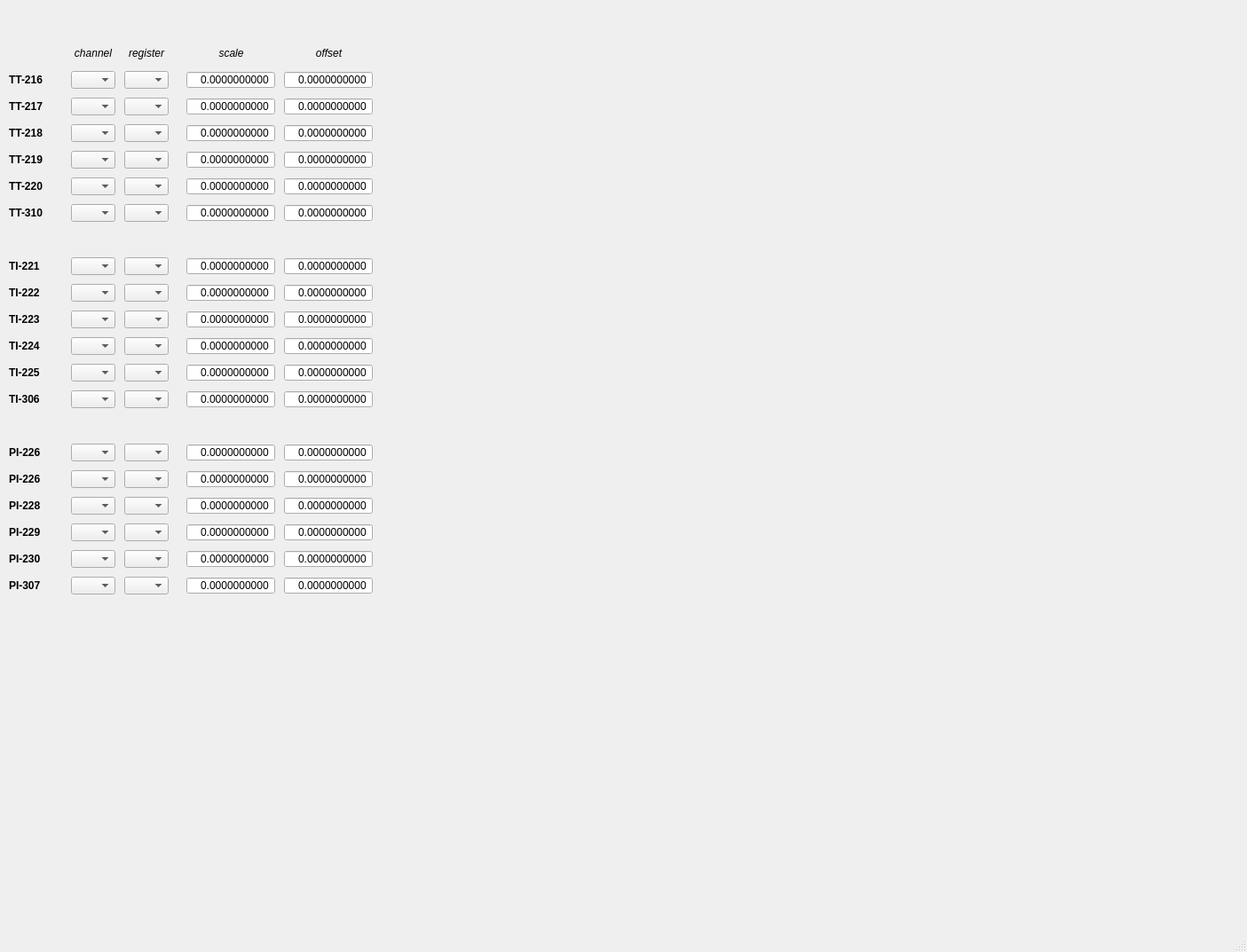
<?xml version="1.0" encoding="UTF-8"?>
<ui version="4.0">
 <class>mb_setting</class>
 <widget class="QMainWindow" name="mb_setting">
  <property name="geometry">
   <rect>
    <x>0</x>
    <y>0</y>
    <width>1405</width>
    <height>1073</height>
   </rect>
  </property>
  <property name="windowTitle">
   <string>MainWindow</string>
  </property>
  <widget class="QWidget" name="centralwidget">
   <widget class="QDoubleSpinBox" name="TT216_scale_DSB">
    <property name="geometry">
     <rect>
      <x>210</x>
      <y>80</y>
      <width>100</width>
      <height>20</height>
     </rect>
    </property>
    <property name="alignment">
     <set>Qt::AlignRight|Qt::AlignTrailing|Qt::AlignVCenter</set>
    </property>
    <property name="buttonSymbols">
     <enum>QAbstractSpinBox::NoButtons</enum>
    </property>
    <property name="decimals">
     <number>10</number>
    </property>
    <property name="singleStep">
     <double>0.000001000000000</double>
    </property>
    <property name="stepType">
     <enum>QAbstractSpinBox::AdaptiveDecimalStepType</enum>
    </property>
   </widget>
   <widget class="QLabel" name="TT216_LBL">
    <property name="geometry">
     <rect>
      <x>10</x>
      <y>80</y>
      <width>60</width>
      <height>20</height>
     </rect>
    </property>
    <property name="font">
     <font>
      <weight>75</weight>
      <bold>true</bold>
     </font>
    </property>
    <property name="text">
     <string>TT-216</string>
    </property>
   </widget>
   <widget class="QComboBox" name="TT216_ch_CB">
    <property name="geometry">
     <rect>
      <x>80</x>
      <y>80</y>
      <width>50</width>
      <height>20</height>
     </rect>
    </property>
   </widget>
   <widget class="QComboBox" name="TT216_reg_CB">
    <property name="geometry">
     <rect>
      <x>140</x>
      <y>80</y>
      <width>50</width>
      <height>20</height>
     </rect>
    </property>
   </widget>
   <widget class="QDoubleSpinBox" name="TT216_offset_DSB">
    <property name="geometry">
     <rect>
      <x>320</x>
      <y>80</y>
      <width>100</width>
      <height>20</height>
     </rect>
    </property>
    <property name="alignment">
     <set>Qt::AlignRight|Qt::AlignTrailing|Qt::AlignVCenter</set>
    </property>
    <property name="buttonSymbols">
     <enum>QAbstractSpinBox::NoButtons</enum>
    </property>
    <property name="decimals">
     <number>10</number>
    </property>
    <property name="singleStep">
     <double>0.000001000000000</double>
    </property>
    <property name="stepType">
     <enum>QAbstractSpinBox::AdaptiveDecimalStepType</enum>
    </property>
   </widget>
   <widget class="QLabel" name="channel">
    <property name="geometry">
     <rect>
      <x>80</x>
      <y>50</y>
      <width>50</width>
      <height>20</height>
     </rect>
    </property>
    <property name="font">
     <font>
      <weight>50</weight>
      <italic>true</italic>
      <bold>false</bold>
     </font>
    </property>
    <property name="text">
     <string>channel</string>
    </property>
    <property name="alignment">
     <set>Qt::AlignCenter</set>
    </property>
   </widget>
   <widget class="QLabel" name="reg">
    <property name="geometry">
     <rect>
      <x>140</x>
      <y>50</y>
      <width>50</width>
      <height>20</height>
     </rect>
    </property>
    <property name="font">
     <font>
      <weight>50</weight>
      <italic>true</italic>
      <bold>false</bold>
     </font>
    </property>
    <property name="text">
     <string>register</string>
    </property>
    <property name="alignment">
     <set>Qt::AlignCenter</set>
    </property>
   </widget>
   <widget class="QLabel" name="scale">
    <property name="geometry">
     <rect>
      <x>210</x>
      <y>50</y>
      <width>101</width>
      <height>20</height>
     </rect>
    </property>
    <property name="font">
     <font>
      <weight>50</weight>
      <italic>true</italic>
      <bold>false</bold>
     </font>
    </property>
    <property name="text">
     <string>scale</string>
    </property>
    <property name="alignment">
     <set>Qt::AlignCenter</set>
    </property>
   </widget>
   <widget class="QLabel" name="offset">
    <property name="geometry">
     <rect>
      <x>320</x>
      <y>50</y>
      <width>101</width>
      <height>20</height>
     </rect>
    </property>
    <property name="font">
     <font>
      <weight>50</weight>
      <italic>true</italic>
      <bold>false</bold>
     </font>
    </property>
    <property name="text">
     <string>offset</string>
    </property>
    <property name="alignment">
     <set>Qt::AlignCenter</set>
    </property>
   </widget>
   <widget class="QLabel" name="TT217_LBL">
    <property name="geometry">
     <rect>
      <x>10</x>
      <y>110</y>
      <width>60</width>
      <height>20</height>
     </rect>
    </property>
    <property name="font">
     <font>
      <weight>75</weight>
      <bold>true</bold>
     </font>
    </property>
    <property name="text">
     <string>TT-217</string>
    </property>
   </widget>
   <widget class="QDoubleSpinBox" name="TT217_offset_DSB">
    <property name="geometry">
     <rect>
      <x>320</x>
      <y>110</y>
      <width>100</width>
      <height>20</height>
     </rect>
    </property>
    <property name="alignment">
     <set>Qt::AlignRight|Qt::AlignTrailing|Qt::AlignVCenter</set>
    </property>
    <property name="buttonSymbols">
     <enum>QAbstractSpinBox::NoButtons</enum>
    </property>
    <property name="decimals">
     <number>10</number>
    </property>
    <property name="singleStep">
     <double>0.000001000000000</double>
    </property>
    <property name="stepType">
     <enum>QAbstractSpinBox::AdaptiveDecimalStepType</enum>
    </property>
   </widget>
   <widget class="QComboBox" name="TT217_reg_CB">
    <property name="geometry">
     <rect>
      <x>140</x>
      <y>110</y>
      <width>50</width>
      <height>20</height>
     </rect>
    </property>
   </widget>
   <widget class="QDoubleSpinBox" name="TT217_scale_DSB">
    <property name="geometry">
     <rect>
      <x>210</x>
      <y>110</y>
      <width>100</width>
      <height>20</height>
     </rect>
    </property>
    <property name="alignment">
     <set>Qt::AlignRight|Qt::AlignTrailing|Qt::AlignVCenter</set>
    </property>
    <property name="buttonSymbols">
     <enum>QAbstractSpinBox::NoButtons</enum>
    </property>
    <property name="decimals">
     <number>10</number>
    </property>
    <property name="singleStep">
     <double>0.000001000000000</double>
    </property>
    <property name="stepType">
     <enum>QAbstractSpinBox::AdaptiveDecimalStepType</enum>
    </property>
   </widget>
   <widget class="QComboBox" name="TT217_ch_CB">
    <property name="geometry">
     <rect>
      <x>80</x>
      <y>110</y>
      <width>50</width>
      <height>20</height>
     </rect>
    </property>
   </widget>
   <widget class="QComboBox" name="TT219_ch_CB">
    <property name="geometry">
     <rect>
      <x>80</x>
      <y>170</y>
      <width>50</width>
      <height>20</height>
     </rect>
    </property>
   </widget>
   <widget class="QComboBox" name="TT218_reg_CB">
    <property name="geometry">
     <rect>
      <x>140</x>
      <y>140</y>
      <width>50</width>
      <height>20</height>
     </rect>
    </property>
   </widget>
   <widget class="QDoubleSpinBox" name="TT218_offset_DSB">
    <property name="geometry">
     <rect>
      <x>320</x>
      <y>140</y>
      <width>100</width>
      <height>20</height>
     </rect>
    </property>
    <property name="alignment">
     <set>Qt::AlignRight|Qt::AlignTrailing|Qt::AlignVCenter</set>
    </property>
    <property name="buttonSymbols">
     <enum>QAbstractSpinBox::NoButtons</enum>
    </property>
    <property name="decimals">
     <number>10</number>
    </property>
    <property name="singleStep">
     <double>0.000001000000000</double>
    </property>
    <property name="stepType">
     <enum>QAbstractSpinBox::AdaptiveDecimalStepType</enum>
    </property>
   </widget>
   <widget class="QDoubleSpinBox" name="TT218_scale_DSB">
    <property name="geometry">
     <rect>
      <x>210</x>
      <y>140</y>
      <width>100</width>
      <height>20</height>
     </rect>
    </property>
    <property name="alignment">
     <set>Qt::AlignRight|Qt::AlignTrailing|Qt::AlignVCenter</set>
    </property>
    <property name="buttonSymbols">
     <enum>QAbstractSpinBox::NoButtons</enum>
    </property>
    <property name="decimals">
     <number>10</number>
    </property>
    <property name="singleStep">
     <double>0.000001000000000</double>
    </property>
    <property name="stepType">
     <enum>QAbstractSpinBox::AdaptiveDecimalStepType</enum>
    </property>
   </widget>
   <widget class="QComboBox" name="TT219_reg_CB">
    <property name="geometry">
     <rect>
      <x>140</x>
      <y>170</y>
      <width>50</width>
      <height>20</height>
     </rect>
    </property>
   </widget>
   <widget class="QLabel" name="TT219_LBL">
    <property name="geometry">
     <rect>
      <x>10</x>
      <y>170</y>
      <width>60</width>
      <height>20</height>
     </rect>
    </property>
    <property name="font">
     <font>
      <weight>75</weight>
      <bold>true</bold>
     </font>
    </property>
    <property name="text">
     <string>TT-219</string>
    </property>
   </widget>
   <widget class="QDoubleSpinBox" name="TT219_scale_DSB">
    <property name="geometry">
     <rect>
      <x>210</x>
      <y>170</y>
      <width>100</width>
      <height>20</height>
     </rect>
    </property>
    <property name="alignment">
     <set>Qt::AlignRight|Qt::AlignTrailing|Qt::AlignVCenter</set>
    </property>
    <property name="buttonSymbols">
     <enum>QAbstractSpinBox::NoButtons</enum>
    </property>
    <property name="decimals">
     <number>10</number>
    </property>
    <property name="singleStep">
     <double>0.000001000000000</double>
    </property>
    <property name="stepType">
     <enum>QAbstractSpinBox::AdaptiveDecimalStepType</enum>
    </property>
   </widget>
   <widget class="QComboBox" name="TT218_ch_CB">
    <property name="geometry">
     <rect>
      <x>80</x>
      <y>140</y>
      <width>50</width>
      <height>20</height>
     </rect>
    </property>
   </widget>
   <widget class="QDoubleSpinBox" name="TT219_offset_DSB">
    <property name="geometry">
     <rect>
      <x>320</x>
      <y>170</y>
      <width>100</width>
      <height>20</height>
     </rect>
    </property>
    <property name="alignment">
     <set>Qt::AlignRight|Qt::AlignTrailing|Qt::AlignVCenter</set>
    </property>
    <property name="buttonSymbols">
     <enum>QAbstractSpinBox::NoButtons</enum>
    </property>
    <property name="decimals">
     <number>10</number>
    </property>
    <property name="singleStep">
     <double>0.000001000000000</double>
    </property>
    <property name="stepType">
     <enum>QAbstractSpinBox::AdaptiveDecimalStepType</enum>
    </property>
   </widget>
   <widget class="QLabel" name="TT218_LBL">
    <property name="geometry">
     <rect>
      <x>10</x>
      <y>140</y>
      <width>60</width>
      <height>20</height>
     </rect>
    </property>
    <property name="font">
     <font>
      <weight>75</weight>
      <bold>true</bold>
     </font>
    </property>
    <property name="text">
     <string>TT-218</string>
    </property>
   </widget>
   <widget class="QDoubleSpinBox" name="TT220_offset_DSB">
    <property name="geometry">
     <rect>
      <x>320</x>
      <y>200</y>
      <width>100</width>
      <height>20</height>
     </rect>
    </property>
    <property name="alignment">
     <set>Qt::AlignRight|Qt::AlignTrailing|Qt::AlignVCenter</set>
    </property>
    <property name="buttonSymbols">
     <enum>QAbstractSpinBox::NoButtons</enum>
    </property>
    <property name="decimals">
     <number>10</number>
    </property>
    <property name="singleStep">
     <double>0.000001000000000</double>
    </property>
    <property name="stepType">
     <enum>QAbstractSpinBox::AdaptiveDecimalStepType</enum>
    </property>
   </widget>
   <widget class="QDoubleSpinBox" name="TT220_scale_DSB">
    <property name="geometry">
     <rect>
      <x>210</x>
      <y>200</y>
      <width>100</width>
      <height>20</height>
     </rect>
    </property>
    <property name="alignment">
     <set>Qt::AlignRight|Qt::AlignTrailing|Qt::AlignVCenter</set>
    </property>
    <property name="buttonSymbols">
     <enum>QAbstractSpinBox::NoButtons</enum>
    </property>
    <property name="decimals">
     <number>10</number>
    </property>
    <property name="singleStep">
     <double>0.000001000000000</double>
    </property>
    <property name="stepType">
     <enum>QAbstractSpinBox::AdaptiveDecimalStepType</enum>
    </property>
   </widget>
   <widget class="QComboBox" name="TT310_reg_CB">
    <property name="geometry">
     <rect>
      <x>140</x>
      <y>230</y>
      <width>50</width>
      <height>20</height>
     </rect>
    </property>
   </widget>
   <widget class="QDoubleSpinBox" name="TT310_offset_DSB">
    <property name="geometry">
     <rect>
      <x>320</x>
      <y>230</y>
      <width>100</width>
      <height>20</height>
     </rect>
    </property>
    <property name="alignment">
     <set>Qt::AlignRight|Qt::AlignTrailing|Qt::AlignVCenter</set>
    </property>
    <property name="buttonSymbols">
     <enum>QAbstractSpinBox::NoButtons</enum>
    </property>
    <property name="decimals">
     <number>10</number>
    </property>
    <property name="singleStep">
     <double>0.000001000000000</double>
    </property>
    <property name="stepType">
     <enum>QAbstractSpinBox::AdaptiveDecimalStepType</enum>
    </property>
   </widget>
   <widget class="QComboBox" name="TT310_ch_CB">
    <property name="geometry">
     <rect>
      <x>80</x>
      <y>230</y>
      <width>50</width>
      <height>20</height>
     </rect>
    </property>
   </widget>
   <widget class="QLabel" name="TT220_LBL">
    <property name="geometry">
     <rect>
      <x>10</x>
      <y>200</y>
      <width>60</width>
      <height>20</height>
     </rect>
    </property>
    <property name="font">
     <font>
      <weight>75</weight>
      <bold>true</bold>
     </font>
    </property>
    <property name="text">
     <string>TT-220</string>
    </property>
   </widget>
   <widget class="QComboBox" name="TT220_reg_CB">
    <property name="geometry">
     <rect>
      <x>140</x>
      <y>200</y>
      <width>50</width>
      <height>20</height>
     </rect>
    </property>
   </widget>
   <widget class="QLabel" name="TT310_LBL">
    <property name="geometry">
     <rect>
      <x>10</x>
      <y>230</y>
      <width>60</width>
      <height>20</height>
     </rect>
    </property>
    <property name="font">
     <font>
      <weight>75</weight>
      <bold>true</bold>
     </font>
    </property>
    <property name="text">
     <string>TT-310</string>
    </property>
   </widget>
   <widget class="QDoubleSpinBox" name="TT310_scale_DSB">
    <property name="geometry">
     <rect>
      <x>210</x>
      <y>230</y>
      <width>100</width>
      <height>20</height>
     </rect>
    </property>
    <property name="alignment">
     <set>Qt::AlignRight|Qt::AlignTrailing|Qt::AlignVCenter</set>
    </property>
    <property name="buttonSymbols">
     <enum>QAbstractSpinBox::NoButtons</enum>
    </property>
    <property name="decimals">
     <number>10</number>
    </property>
    <property name="singleStep">
     <double>0.000001000000000</double>
    </property>
    <property name="stepType">
     <enum>QAbstractSpinBox::AdaptiveDecimalStepType</enum>
    </property>
   </widget>
   <widget class="QComboBox" name="TT220_ch_CB">
    <property name="geometry">
     <rect>
      <x>80</x>
      <y>200</y>
      <width>50</width>
      <height>20</height>
     </rect>
    </property>
   </widget>
   <widget class="QDoubleSpinBox" name="TI221_offset_DSB">
    <property name="geometry">
     <rect>
      <x>320</x>
      <y>290</y>
      <width>100</width>
      <height>20</height>
     </rect>
    </property>
    <property name="alignment">
     <set>Qt::AlignRight|Qt::AlignTrailing|Qt::AlignVCenter</set>
    </property>
    <property name="buttonSymbols">
     <enum>QAbstractSpinBox::NoButtons</enum>
    </property>
    <property name="decimals">
     <number>10</number>
    </property>
    <property name="singleStep">
     <double>0.000001000000000</double>
    </property>
    <property name="stepType">
     <enum>QAbstractSpinBox::AdaptiveDecimalStepType</enum>
    </property>
   </widget>
   <widget class="QComboBox" name="TI221_reg_CB">
    <property name="geometry">
     <rect>
      <x>140</x>
      <y>290</y>
      <width>50</width>
      <height>20</height>
     </rect>
    </property>
   </widget>
   <widget class="QDoubleSpinBox" name="TI221_scale_DSB">
    <property name="geometry">
     <rect>
      <x>210</x>
      <y>290</y>
      <width>100</width>
      <height>20</height>
     </rect>
    </property>
    <property name="alignment">
     <set>Qt::AlignRight|Qt::AlignTrailing|Qt::AlignVCenter</set>
    </property>
    <property name="buttonSymbols">
     <enum>QAbstractSpinBox::NoButtons</enum>
    </property>
    <property name="decimals">
     <number>10</number>
    </property>
    <property name="singleStep">
     <double>0.000001000000000</double>
    </property>
    <property name="stepType">
     <enum>QAbstractSpinBox::AdaptiveDecimalStepType</enum>
    </property>
   </widget>
   <widget class="QComboBox" name="TI221_ch_CB">
    <property name="geometry">
     <rect>
      <x>80</x>
      <y>290</y>
      <width>50</width>
      <height>20</height>
     </rect>
    </property>
   </widget>
   <widget class="QLabel" name="TI221_LBL">
    <property name="geometry">
     <rect>
      <x>10</x>
      <y>290</y>
      <width>60</width>
      <height>20</height>
     </rect>
    </property>
    <property name="font">
     <font>
      <weight>75</weight>
      <bold>true</bold>
     </font>
    </property>
    <property name="text">
     <string>TI-221</string>
    </property>
   </widget>
   <widget class="QLabel" name="TI306_LBL">
    <property name="geometry">
     <rect>
      <x>10</x>
      <y>440</y>
      <width>60</width>
      <height>20</height>
     </rect>
    </property>
    <property name="font">
     <font>
      <weight>75</weight>
      <bold>true</bold>
     </font>
    </property>
    <property name="text">
     <string>TI-306</string>
    </property>
   </widget>
   <widget class="QDoubleSpinBox" name="TI306_offset_DSB">
    <property name="geometry">
     <rect>
      <x>320</x>
      <y>440</y>
      <width>100</width>
      <height>20</height>
     </rect>
    </property>
    <property name="alignment">
     <set>Qt::AlignRight|Qt::AlignTrailing|Qt::AlignVCenter</set>
    </property>
    <property name="buttonSymbols">
     <enum>QAbstractSpinBox::NoButtons</enum>
    </property>
    <property name="decimals">
     <number>10</number>
    </property>
    <property name="singleStep">
     <double>0.000001000000000</double>
    </property>
    <property name="stepType">
     <enum>QAbstractSpinBox::AdaptiveDecimalStepType</enum>
    </property>
   </widget>
   <widget class="QComboBox" name="TI306_reg_CB">
    <property name="geometry">
     <rect>
      <x>140</x>
      <y>440</y>
      <width>50</width>
      <height>20</height>
     </rect>
    </property>
   </widget>
   <widget class="QComboBox" name="TI306_ch_CB">
    <property name="geometry">
     <rect>
      <x>80</x>
      <y>440</y>
      <width>50</width>
      <height>20</height>
     </rect>
    </property>
   </widget>
   <widget class="QDoubleSpinBox" name="TI306_scale_DSB">
    <property name="geometry">
     <rect>
      <x>210</x>
      <y>440</y>
      <width>100</width>
      <height>20</height>
     </rect>
    </property>
    <property name="alignment">
     <set>Qt::AlignRight|Qt::AlignTrailing|Qt::AlignVCenter</set>
    </property>
    <property name="buttonSymbols">
     <enum>QAbstractSpinBox::NoButtons</enum>
    </property>
    <property name="decimals">
     <number>10</number>
    </property>
    <property name="singleStep">
     <double>0.000001000000000</double>
    </property>
    <property name="stepType">
     <enum>QAbstractSpinBox::AdaptiveDecimalStepType</enum>
    </property>
   </widget>
   <widget class="QLabel" name="TI225_LBL">
    <property name="geometry">
     <rect>
      <x>10</x>
      <y>410</y>
      <width>60</width>
      <height>20</height>
     </rect>
    </property>
    <property name="font">
     <font>
      <weight>75</weight>
      <bold>true</bold>
     </font>
    </property>
    <property name="text">
     <string>TI-225</string>
    </property>
   </widget>
   <widget class="QDoubleSpinBox" name="TI225_offset_DSB">
    <property name="geometry">
     <rect>
      <x>320</x>
      <y>410</y>
      <width>100</width>
      <height>20</height>
     </rect>
    </property>
    <property name="alignment">
     <set>Qt::AlignRight|Qt::AlignTrailing|Qt::AlignVCenter</set>
    </property>
    <property name="buttonSymbols">
     <enum>QAbstractSpinBox::NoButtons</enum>
    </property>
    <property name="decimals">
     <number>10</number>
    </property>
    <property name="singleStep">
     <double>0.000001000000000</double>
    </property>
    <property name="stepType">
     <enum>QAbstractSpinBox::AdaptiveDecimalStepType</enum>
    </property>
   </widget>
   <widget class="QComboBox" name="TI225_reg_CB">
    <property name="geometry">
     <rect>
      <x>140</x>
      <y>410</y>
      <width>50</width>
      <height>20</height>
     </rect>
    </property>
   </widget>
   <widget class="QComboBox" name="TI225_ch_CB">
    <property name="geometry">
     <rect>
      <x>80</x>
      <y>410</y>
      <width>50</width>
      <height>20</height>
     </rect>
    </property>
   </widget>
   <widget class="QDoubleSpinBox" name="TI225_scale_DSB">
    <property name="geometry">
     <rect>
      <x>210</x>
      <y>410</y>
      <width>100</width>
      <height>20</height>
     </rect>
    </property>
    <property name="alignment">
     <set>Qt::AlignRight|Qt::AlignTrailing|Qt::AlignVCenter</set>
    </property>
    <property name="buttonSymbols">
     <enum>QAbstractSpinBox::NoButtons</enum>
    </property>
    <property name="decimals">
     <number>10</number>
    </property>
    <property name="singleStep">
     <double>0.000001000000000</double>
    </property>
    <property name="stepType">
     <enum>QAbstractSpinBox::AdaptiveDecimalStepType</enum>
    </property>
   </widget>
   <widget class="QLabel" name="TI224_LBL">
    <property name="geometry">
     <rect>
      <x>10</x>
      <y>380</y>
      <width>60</width>
      <height>20</height>
     </rect>
    </property>
    <property name="font">
     <font>
      <weight>75</weight>
      <bold>true</bold>
     </font>
    </property>
    <property name="text">
     <string>TI-224</string>
    </property>
   </widget>
   <widget class="QDoubleSpinBox" name="TI224_offset_DSB">
    <property name="geometry">
     <rect>
      <x>320</x>
      <y>380</y>
      <width>100</width>
      <height>20</height>
     </rect>
    </property>
    <property name="alignment">
     <set>Qt::AlignRight|Qt::AlignTrailing|Qt::AlignVCenter</set>
    </property>
    <property name="buttonSymbols">
     <enum>QAbstractSpinBox::NoButtons</enum>
    </property>
    <property name="decimals">
     <number>10</number>
    </property>
    <property name="singleStep">
     <double>0.000001000000000</double>
    </property>
    <property name="stepType">
     <enum>QAbstractSpinBox::AdaptiveDecimalStepType</enum>
    </property>
   </widget>
   <widget class="QComboBox" name="TI224_reg_CB">
    <property name="geometry">
     <rect>
      <x>140</x>
      <y>380</y>
      <width>50</width>
      <height>20</height>
     </rect>
    </property>
   </widget>
   <widget class="QComboBox" name="TI224_ch_CB">
    <property name="geometry">
     <rect>
      <x>80</x>
      <y>380</y>
      <width>50</width>
      <height>20</height>
     </rect>
    </property>
   </widget>
   <widget class="QDoubleSpinBox" name="TI224_scale_DSB">
    <property name="geometry">
     <rect>
      <x>210</x>
      <y>380</y>
      <width>100</width>
      <height>20</height>
     </rect>
    </property>
    <property name="alignment">
     <set>Qt::AlignRight|Qt::AlignTrailing|Qt::AlignVCenter</set>
    </property>
    <property name="buttonSymbols">
     <enum>QAbstractSpinBox::NoButtons</enum>
    </property>
    <property name="decimals">
     <number>10</number>
    </property>
    <property name="singleStep">
     <double>0.000001000000000</double>
    </property>
    <property name="stepType">
     <enum>QAbstractSpinBox::AdaptiveDecimalStepType</enum>
    </property>
   </widget>
   <widget class="QLabel" name="TI223_LBL">
    <property name="geometry">
     <rect>
      <x>10</x>
      <y>350</y>
      <width>60</width>
      <height>20</height>
     </rect>
    </property>
    <property name="font">
     <font>
      <weight>75</weight>
      <bold>true</bold>
     </font>
    </property>
    <property name="text">
     <string>TI-223</string>
    </property>
   </widget>
   <widget class="QDoubleSpinBox" name="TI223_offset_DSB">
    <property name="geometry">
     <rect>
      <x>320</x>
      <y>350</y>
      <width>100</width>
      <height>20</height>
     </rect>
    </property>
    <property name="alignment">
     <set>Qt::AlignRight|Qt::AlignTrailing|Qt::AlignVCenter</set>
    </property>
    <property name="buttonSymbols">
     <enum>QAbstractSpinBox::NoButtons</enum>
    </property>
    <property name="decimals">
     <number>10</number>
    </property>
    <property name="singleStep">
     <double>0.000001000000000</double>
    </property>
    <property name="stepType">
     <enum>QAbstractSpinBox::AdaptiveDecimalStepType</enum>
    </property>
   </widget>
   <widget class="QComboBox" name="TI223_reg_CB">
    <property name="geometry">
     <rect>
      <x>140</x>
      <y>350</y>
      <width>50</width>
      <height>20</height>
     </rect>
    </property>
   </widget>
   <widget class="QComboBox" name="TI223_ch_CB">
    <property name="geometry">
     <rect>
      <x>80</x>
      <y>350</y>
      <width>50</width>
      <height>20</height>
     </rect>
    </property>
   </widget>
   <widget class="QDoubleSpinBox" name="TI223_scale_DSB">
    <property name="geometry">
     <rect>
      <x>210</x>
      <y>350</y>
      <width>100</width>
      <height>20</height>
     </rect>
    </property>
    <property name="alignment">
     <set>Qt::AlignRight|Qt::AlignTrailing|Qt::AlignVCenter</set>
    </property>
    <property name="buttonSymbols">
     <enum>QAbstractSpinBox::NoButtons</enum>
    </property>
    <property name="decimals">
     <number>10</number>
    </property>
    <property name="singleStep">
     <double>0.000001000000000</double>
    </property>
    <property name="stepType">
     <enum>QAbstractSpinBox::AdaptiveDecimalStepType</enum>
    </property>
   </widget>
   <widget class="QLabel" name="TI222_LBL">
    <property name="geometry">
     <rect>
      <x>10</x>
      <y>320</y>
      <width>60</width>
      <height>20</height>
     </rect>
    </property>
    <property name="font">
     <font>
      <weight>75</weight>
      <bold>true</bold>
     </font>
    </property>
    <property name="text">
     <string>TI-222</string>
    </property>
   </widget>
   <widget class="QDoubleSpinBox" name="TI222_offset_DSB">
    <property name="geometry">
     <rect>
      <x>320</x>
      <y>320</y>
      <width>100</width>
      <height>20</height>
     </rect>
    </property>
    <property name="alignment">
     <set>Qt::AlignRight|Qt::AlignTrailing|Qt::AlignVCenter</set>
    </property>
    <property name="buttonSymbols">
     <enum>QAbstractSpinBox::NoButtons</enum>
    </property>
    <property name="decimals">
     <number>10</number>
    </property>
    <property name="singleStep">
     <double>0.000001000000000</double>
    </property>
    <property name="stepType">
     <enum>QAbstractSpinBox::AdaptiveDecimalStepType</enum>
    </property>
   </widget>
   <widget class="QComboBox" name="TI222_reg_CB">
    <property name="geometry">
     <rect>
      <x>140</x>
      <y>320</y>
      <width>50</width>
      <height>20</height>
     </rect>
    </property>
   </widget>
   <widget class="QComboBox" name="TI222_ch_CB">
    <property name="geometry">
     <rect>
      <x>80</x>
      <y>320</y>
      <width>50</width>
      <height>20</height>
     </rect>
    </property>
   </widget>
   <widget class="QDoubleSpinBox" name="TI222_scale_DSB">
    <property name="geometry">
     <rect>
      <x>210</x>
      <y>320</y>
      <width>100</width>
      <height>20</height>
     </rect>
    </property>
    <property name="alignment">
     <set>Qt::AlignRight|Qt::AlignTrailing|Qt::AlignVCenter</set>
    </property>
    <property name="buttonSymbols">
     <enum>QAbstractSpinBox::NoButtons</enum>
    </property>
    <property name="decimals">
     <number>10</number>
    </property>
    <property name="singleStep">
     <double>0.000001000000000</double>
    </property>
    <property name="stepType">
     <enum>QAbstractSpinBox::AdaptiveDecimalStepType</enum>
    </property>
   </widget>
   <widget class="QLabel" name="PI226_LBL">
    <property name="geometry">
     <rect>
      <x>10</x>
      <y>500</y>
      <width>60</width>
      <height>20</height>
     </rect>
    </property>
    <property name="font">
     <font>
      <weight>75</weight>
      <bold>true</bold>
     </font>
    </property>
    <property name="text">
     <string>PI-226</string>
    </property>
   </widget>
   <widget class="QDoubleSpinBox" name="PI226_offset_DSB">
    <property name="geometry">
     <rect>
      <x>320</x>
      <y>500</y>
      <width>100</width>
      <height>20</height>
     </rect>
    </property>
    <property name="alignment">
     <set>Qt::AlignRight|Qt::AlignTrailing|Qt::AlignVCenter</set>
    </property>
    <property name="buttonSymbols">
     <enum>QAbstractSpinBox::NoButtons</enum>
    </property>
    <property name="decimals">
     <number>10</number>
    </property>
    <property name="singleStep">
     <double>0.000001000000000</double>
    </property>
    <property name="stepType">
     <enum>QAbstractSpinBox::AdaptiveDecimalStepType</enum>
    </property>
   </widget>
   <widget class="QComboBox" name="PI226_reg_CB">
    <property name="geometry">
     <rect>
      <x>140</x>
      <y>500</y>
      <width>50</width>
      <height>20</height>
     </rect>
    </property>
   </widget>
   <widget class="QComboBox" name="PI226_ch_CB">
    <property name="geometry">
     <rect>
      <x>80</x>
      <y>500</y>
      <width>50</width>
      <height>20</height>
     </rect>
    </property>
   </widget>
   <widget class="QDoubleSpinBox" name="PI226_scale_DSB">
    <property name="geometry">
     <rect>
      <x>210</x>
      <y>500</y>
      <width>100</width>
      <height>20</height>
     </rect>
    </property>
    <property name="alignment">
     <set>Qt::AlignRight|Qt::AlignTrailing|Qt::AlignVCenter</set>
    </property>
    <property name="buttonSymbols">
     <enum>QAbstractSpinBox::NoButtons</enum>
    </property>
    <property name="decimals">
     <number>10</number>
    </property>
    <property name="singleStep">
     <double>0.000001000000000</double>
    </property>
    <property name="stepType">
     <enum>QAbstractSpinBox::AdaptiveDecimalStepType</enum>
    </property>
   </widget>
   <widget class="QComboBox" name="PI307_reg_CB">
    <property name="geometry">
     <rect>
      <x>140</x>
      <y>650</y>
      <width>50</width>
      <height>20</height>
     </rect>
    </property>
   </widget>
   <widget class="QDoubleSpinBox" name="PI307_scale_DSB">
    <property name="geometry">
     <rect>
      <x>210</x>
      <y>650</y>
      <width>100</width>
      <height>20</height>
     </rect>
    </property>
    <property name="alignment">
     <set>Qt::AlignRight|Qt::AlignTrailing|Qt::AlignVCenter</set>
    </property>
    <property name="buttonSymbols">
     <enum>QAbstractSpinBox::NoButtons</enum>
    </property>
    <property name="decimals">
     <number>10</number>
    </property>
    <property name="singleStep">
     <double>0.000001000000000</double>
    </property>
    <property name="stepType">
     <enum>QAbstractSpinBox::AdaptiveDecimalStepType</enum>
    </property>
   </widget>
   <widget class="QLabel" name="PI307_LBL">
    <property name="geometry">
     <rect>
      <x>10</x>
      <y>650</y>
      <width>60</width>
      <height>20</height>
     </rect>
    </property>
    <property name="font">
     <font>
      <weight>75</weight>
      <bold>true</bold>
     </font>
    </property>
    <property name="text">
     <string>PI-307</string>
    </property>
   </widget>
   <widget class="QDoubleSpinBox" name="PI307_offset_DSB">
    <property name="geometry">
     <rect>
      <x>320</x>
      <y>650</y>
      <width>100</width>
      <height>20</height>
     </rect>
    </property>
    <property name="alignment">
     <set>Qt::AlignRight|Qt::AlignTrailing|Qt::AlignVCenter</set>
    </property>
    <property name="buttonSymbols">
     <enum>QAbstractSpinBox::NoButtons</enum>
    </property>
    <property name="decimals">
     <number>10</number>
    </property>
    <property name="singleStep">
     <double>0.000001000000000</double>
    </property>
    <property name="stepType">
     <enum>QAbstractSpinBox::AdaptiveDecimalStepType</enum>
    </property>
   </widget>
   <widget class="QComboBox" name="PI307_ch_CB">
    <property name="geometry">
     <rect>
      <x>80</x>
      <y>650</y>
      <width>50</width>
      <height>20</height>
     </rect>
    </property>
   </widget>
   <widget class="QDoubleSpinBox" name="PI230_scale_DSB">
    <property name="geometry">
     <rect>
      <x>210</x>
      <y>620</y>
      <width>100</width>
      <height>20</height>
     </rect>
    </property>
    <property name="alignment">
     <set>Qt::AlignRight|Qt::AlignTrailing|Qt::AlignVCenter</set>
    </property>
    <property name="buttonSymbols">
     <enum>QAbstractSpinBox::NoButtons</enum>
    </property>
    <property name="decimals">
     <number>10</number>
    </property>
    <property name="singleStep">
     <double>0.000001000000000</double>
    </property>
    <property name="stepType">
     <enum>QAbstractSpinBox::AdaptiveDecimalStepType</enum>
    </property>
   </widget>
   <widget class="QLabel" name="PI230_LBL">
    <property name="geometry">
     <rect>
      <x>10</x>
      <y>620</y>
      <width>60</width>
      <height>20</height>
     </rect>
    </property>
    <property name="font">
     <font>
      <weight>75</weight>
      <bold>true</bold>
     </font>
    </property>
    <property name="text">
     <string>PI-230</string>
    </property>
   </widget>
   <widget class="QDoubleSpinBox" name="PI230_offset_DSB">
    <property name="geometry">
     <rect>
      <x>320</x>
      <y>620</y>
      <width>100</width>
      <height>20</height>
     </rect>
    </property>
    <property name="alignment">
     <set>Qt::AlignRight|Qt::AlignTrailing|Qt::AlignVCenter</set>
    </property>
    <property name="buttonSymbols">
     <enum>QAbstractSpinBox::NoButtons</enum>
    </property>
    <property name="decimals">
     <number>10</number>
    </property>
    <property name="singleStep">
     <double>0.000001000000000</double>
    </property>
    <property name="stepType">
     <enum>QAbstractSpinBox::AdaptiveDecimalStepType</enum>
    </property>
   </widget>
   <widget class="QComboBox" name="PI230_ch_CB">
    <property name="geometry">
     <rect>
      <x>80</x>
      <y>620</y>
      <width>50</width>
      <height>20</height>
     </rect>
    </property>
   </widget>
   <widget class="QComboBox" name="PI230_reg_CB">
    <property name="geometry">
     <rect>
      <x>140</x>
      <y>620</y>
      <width>50</width>
      <height>20</height>
     </rect>
    </property>
   </widget>
   <widget class="QDoubleSpinBox" name="PI229_scale_DSB">
    <property name="geometry">
     <rect>
      <x>210</x>
      <y>590</y>
      <width>100</width>
      <height>20</height>
     </rect>
    </property>
    <property name="alignment">
     <set>Qt::AlignRight|Qt::AlignTrailing|Qt::AlignVCenter</set>
    </property>
    <property name="buttonSymbols">
     <enum>QAbstractSpinBox::NoButtons</enum>
    </property>
    <property name="decimals">
     <number>10</number>
    </property>
    <property name="singleStep">
     <double>0.000001000000000</double>
    </property>
    <property name="stepType">
     <enum>QAbstractSpinBox::AdaptiveDecimalStepType</enum>
    </property>
   </widget>
   <widget class="QLabel" name="PI229_LBL">
    <property name="geometry">
     <rect>
      <x>10</x>
      <y>590</y>
      <width>60</width>
      <height>20</height>
     </rect>
    </property>
    <property name="font">
     <font>
      <weight>75</weight>
      <bold>true</bold>
     </font>
    </property>
    <property name="text">
     <string>PI-229</string>
    </property>
   </widget>
   <widget class="QDoubleSpinBox" name="PI229_offset_DSB">
    <property name="geometry">
     <rect>
      <x>320</x>
      <y>590</y>
      <width>100</width>
      <height>20</height>
     </rect>
    </property>
    <property name="alignment">
     <set>Qt::AlignRight|Qt::AlignTrailing|Qt::AlignVCenter</set>
    </property>
    <property name="buttonSymbols">
     <enum>QAbstractSpinBox::NoButtons</enum>
    </property>
    <property name="decimals">
     <number>10</number>
    </property>
    <property name="singleStep">
     <double>0.000001000000000</double>
    </property>
    <property name="stepType">
     <enum>QAbstractSpinBox::AdaptiveDecimalStepType</enum>
    </property>
   </widget>
   <widget class="QComboBox" name="PI229_ch_CB">
    <property name="geometry">
     <rect>
      <x>80</x>
      <y>590</y>
      <width>50</width>
      <height>20</height>
     </rect>
    </property>
   </widget>
   <widget class="QComboBox" name="PI229_reg_CB">
    <property name="geometry">
     <rect>
      <x>140</x>
      <y>590</y>
      <width>50</width>
      <height>20</height>
     </rect>
    </property>
   </widget>
   <widget class="QDoubleSpinBox" name="PI228_scale_DSB">
    <property name="geometry">
     <rect>
      <x>210</x>
      <y>560</y>
      <width>100</width>
      <height>20</height>
     </rect>
    </property>
    <property name="alignment">
     <set>Qt::AlignRight|Qt::AlignTrailing|Qt::AlignVCenter</set>
    </property>
    <property name="buttonSymbols">
     <enum>QAbstractSpinBox::NoButtons</enum>
    </property>
    <property name="decimals">
     <number>10</number>
    </property>
    <property name="singleStep">
     <double>0.000001000000000</double>
    </property>
    <property name="stepType">
     <enum>QAbstractSpinBox::AdaptiveDecimalStepType</enum>
    </property>
   </widget>
   <widget class="QLabel" name="PI228_LBL">
    <property name="geometry">
     <rect>
      <x>10</x>
      <y>560</y>
      <width>60</width>
      <height>20</height>
     </rect>
    </property>
    <property name="font">
     <font>
      <weight>75</weight>
      <bold>true</bold>
     </font>
    </property>
    <property name="text">
     <string>PI-228</string>
    </property>
   </widget>
   <widget class="QDoubleSpinBox" name="PI228_offset_DSB">
    <property name="geometry">
     <rect>
      <x>320</x>
      <y>560</y>
      <width>100</width>
      <height>20</height>
     </rect>
    </property>
    <property name="alignment">
     <set>Qt::AlignRight|Qt::AlignTrailing|Qt::AlignVCenter</set>
    </property>
    <property name="buttonSymbols">
     <enum>QAbstractSpinBox::NoButtons</enum>
    </property>
    <property name="decimals">
     <number>10</number>
    </property>
    <property name="singleStep">
     <double>0.000001000000000</double>
    </property>
    <property name="stepType">
     <enum>QAbstractSpinBox::AdaptiveDecimalStepType</enum>
    </property>
   </widget>
   <widget class="QComboBox" name="PI228_ch_CB">
    <property name="geometry">
     <rect>
      <x>80</x>
      <y>560</y>
      <width>50</width>
      <height>20</height>
     </rect>
    </property>
   </widget>
   <widget class="QComboBox" name="PI228_reg_CB">
    <property name="geometry">
     <rect>
      <x>140</x>
      <y>560</y>
      <width>50</width>
      <height>20</height>
     </rect>
    </property>
   </widget>
   <widget class="QDoubleSpinBox" name="PI227_scale_DSB">
    <property name="geometry">
     <rect>
      <x>210</x>
      <y>530</y>
      <width>100</width>
      <height>20</height>
     </rect>
    </property>
    <property name="alignment">
     <set>Qt::AlignRight|Qt::AlignTrailing|Qt::AlignVCenter</set>
    </property>
    <property name="buttonSymbols">
     <enum>QAbstractSpinBox::NoButtons</enum>
    </property>
    <property name="decimals">
     <number>10</number>
    </property>
    <property name="singleStep">
     <double>0.000001000000000</double>
    </property>
    <property name="stepType">
     <enum>QAbstractSpinBox::AdaptiveDecimalStepType</enum>
    </property>
   </widget>
   <widget class="QLabel" name="PI227_LBL">
    <property name="geometry">
     <rect>
      <x>10</x>
      <y>530</y>
      <width>60</width>
      <height>20</height>
     </rect>
    </property>
    <property name="font">
     <font>
      <weight>75</weight>
      <bold>true</bold>
     </font>
    </property>
    <property name="text">
     <string>PI-226</string>
    </property>
   </widget>
   <widget class="QDoubleSpinBox" name="PI227_offset_DSB">
    <property name="geometry">
     <rect>
      <x>320</x>
      <y>530</y>
      <width>100</width>
      <height>20</height>
     </rect>
    </property>
    <property name="alignment">
     <set>Qt::AlignRight|Qt::AlignTrailing|Qt::AlignVCenter</set>
    </property>
    <property name="buttonSymbols">
     <enum>QAbstractSpinBox::NoButtons</enum>
    </property>
    <property name="decimals">
     <number>10</number>
    </property>
    <property name="singleStep">
     <double>0.000001000000000</double>
    </property>
    <property name="stepType">
     <enum>QAbstractSpinBox::AdaptiveDecimalStepType</enum>
    </property>
   </widget>
   <widget class="QComboBox" name="PI227_ch_CB">
    <property name="geometry">
     <rect>
      <x>80</x>
      <y>530</y>
      <width>50</width>
      <height>20</height>
     </rect>
    </property>
   </widget>
   <widget class="QComboBox" name="PI227_reg_CB">
    <property name="geometry">
     <rect>
      <x>140</x>
      <y>530</y>
      <width>50</width>
      <height>20</height>
     </rect>
    </property>
   </widget>
  </widget>
  <widget class="QMenuBar" name="menubar">
   <property name="geometry">
    <rect>
     <x>0</x>
     <y>0</y>
     <width>1405</width>
     <height>21</height>
    </rect>
   </property>
  </widget>
  <widget class="QStatusBar" name="statusbar"/>
 </widget>
 <tabstops>
  <tabstop>TT216_ch_CB</tabstop>
  <tabstop>TT216_reg_CB</tabstop>
  <tabstop>TT216_scale_DSB</tabstop>
  <tabstop>TT216_offset_DSB</tabstop>
  <tabstop>TT217_ch_CB</tabstop>
  <tabstop>TT217_reg_CB</tabstop>
  <tabstop>TT217_scale_DSB</tabstop>
  <tabstop>TT217_offset_DSB</tabstop>
  <tabstop>TT219_ch_CB</tabstop>
  <tabstop>TT218_reg_CB</tabstop>
  <tabstop>TT218_offset_DSB</tabstop>
  <tabstop>TT218_scale_DSB</tabstop>
  <tabstop>TT219_reg_CB</tabstop>
  <tabstop>TT219_scale_DSB</tabstop>
  <tabstop>TT218_ch_CB</tabstop>
  <tabstop>TT219_offset_DSB</tabstop>
  <tabstop>TT220_offset_DSB</tabstop>
  <tabstop>TT220_scale_DSB</tabstop>
  <tabstop>TT310_reg_CB</tabstop>
  <tabstop>TT310_offset_DSB</tabstop>
  <tabstop>TT310_ch_CB</tabstop>
  <tabstop>TT220_reg_CB</tabstop>
  <tabstop>TT310_scale_DSB</tabstop>
  <tabstop>TT220_ch_CB</tabstop>
  <tabstop>TI221_offset_DSB</tabstop>
  <tabstop>TI221_reg_CB</tabstop>
  <tabstop>TI221_scale_DSB</tabstop>
  <tabstop>TI221_ch_CB</tabstop>
  <tabstop>TI306_offset_DSB</tabstop>
  <tabstop>TI306_reg_CB</tabstop>
  <tabstop>TI306_ch_CB</tabstop>
  <tabstop>TI306_scale_DSB</tabstop>
  <tabstop>TI225_offset_DSB</tabstop>
  <tabstop>TI225_reg_CB</tabstop>
  <tabstop>TI225_ch_CB</tabstop>
  <tabstop>TI225_scale_DSB</tabstop>
  <tabstop>TI224_offset_DSB</tabstop>
  <tabstop>TI224_reg_CB</tabstop>
  <tabstop>TI224_ch_CB</tabstop>
  <tabstop>TI224_scale_DSB</tabstop>
  <tabstop>TI223_offset_DSB</tabstop>
  <tabstop>TI223_reg_CB</tabstop>
  <tabstop>TI223_ch_CB</tabstop>
  <tabstop>TI223_scale_DSB</tabstop>
  <tabstop>TI222_offset_DSB</tabstop>
  <tabstop>TI222_reg_CB</tabstop>
  <tabstop>TI222_ch_CB</tabstop>
  <tabstop>TI222_scale_DSB</tabstop>
  <tabstop>PI226_offset_DSB</tabstop>
  <tabstop>PI226_reg_CB</tabstop>
  <tabstop>PI226_ch_CB</tabstop>
  <tabstop>PI226_scale_DSB</tabstop>
  <tabstop>PI307_reg_CB</tabstop>
  <tabstop>PI307_scale_DSB</tabstop>
  <tabstop>PI307_offset_DSB</tabstop>
  <tabstop>PI307_ch_CB</tabstop>
  <tabstop>PI230_scale_DSB</tabstop>
  <tabstop>PI230_offset_DSB</tabstop>
  <tabstop>PI230_ch_CB</tabstop>
  <tabstop>PI230_reg_CB</tabstop>
  <tabstop>PI229_scale_DSB</tabstop>
  <tabstop>PI229_offset_DSB</tabstop>
  <tabstop>PI229_ch_CB</tabstop>
  <tabstop>PI229_reg_CB</tabstop>
  <tabstop>PI228_scale_DSB</tabstop>
  <tabstop>PI228_offset_DSB</tabstop>
  <tabstop>PI228_ch_CB</tabstop>
  <tabstop>PI228_reg_CB</tabstop>
  <tabstop>PI227_scale_DSB</tabstop>
  <tabstop>PI227_offset_DSB</tabstop>
  <tabstop>PI227_ch_CB</tabstop>
  <tabstop>PI227_reg_CB</tabstop>
 </tabstops>
 <resources/>
 <connections/>
</ui>
